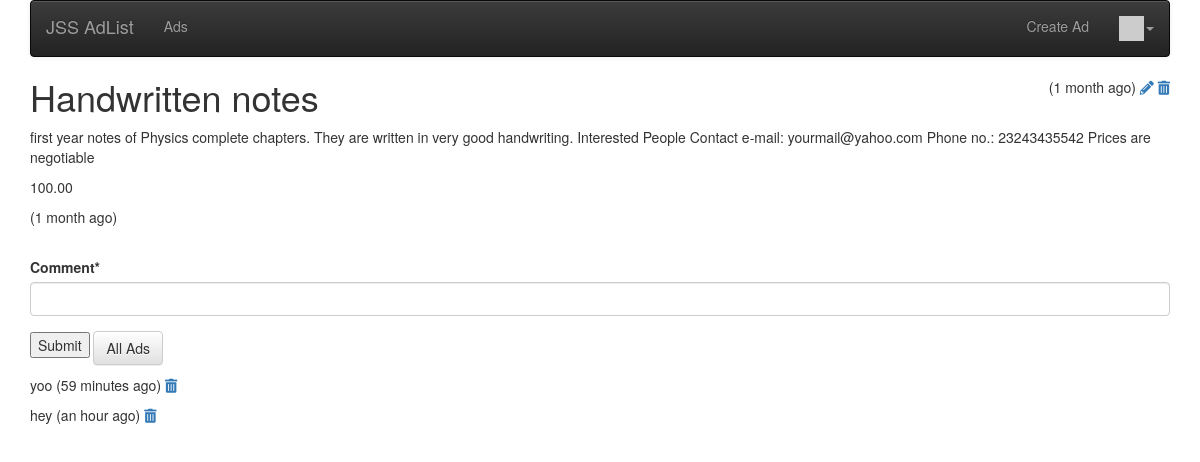
The app's page /ad/3 (signed in) with its own data.
### ads/models.py (models this page shows, shortened)
class Ad(models.Model) :
    title = models.CharField(
            max_length=200,
            validators=[MinLengthValidator(2, "Title must be greater than 2 characters")]
    )
    price = models.DecimalField(max_digits=7, decimal_places=2, null=True)
    text = models.TextField()
    owner = models.ForeignKey(settings.AUTH_USER_MODEL, on_delete=models.CASCADE)
    created_at = models.DateTimeField(auto_now_add=True)
    updated_at = models.DateTimeField(auto_now=True)
    picture = models.BinaryField(null=True, editable=True)
    content_type = models.CharField(max_length=256, null=True, help_text='The MIMEType of the file')
    comments = models.ManyToManyField(settings.AUTH_USER_MODEL,
        through='Comment', related_name='comments_owned')
    favorites = models.ManyToManyField(settings.AUTH_USER_MODEL,
        through='Fav', related_name='favorite_ads')

class Comment(models.Model) :
    text = models.TextField(
        validators=[MinLengthValidator(3, "Comment must be greater than 3 characters")]
    )
    ad = models.ForeignKey(Ad, on_delete=models.CASCADE)
    owner = models.ForeignKey(settings.AUTH_USER_MODEL, on_delete=models.CASCADE)
    created_at = models.DateTimeField(auto_now_add=True)
    updated_at = models.DateTimeField(auto_now=True)

### ads/views.py (the view)
# urls.py: path('ad/<int:pk>', views.AdDetailView.as_view(), name='ad_detail'),
class AdDetailView(OwnerDetailView):
    model = Ad
    template_name = "ads/ad_detail.html"
    def get(self, request, pk) :
        x = Ad.objects.get(id=pk)
        comments = Comment.objects.filter(ad=x).order_by('-updated_at')
        comment_form = CommentForm()
        context = { 'ad' : x, 'comments': comments, 'comment_form': comment_form }
        return render(request, self.template_name, context)

### ads/forms.py
class CommentForm(forms.Form):
    comment = forms.CharField(required=True, max_length=500, min_length=3, strip=True)

### home/context_processors.py (called while the page is built)
def settings(request):
    return {
        'settings': django_settings,
    }

### home/templatetags/app_tags.py (called while the page is built)
@register.filter(name='gravatar')
def gravatar(user, size=35):
    email = str(user.email.strip().lower()).encode('utf-8')
    email_hash = md5(email).hexdigest()
    url = "//www.gravatar.com/avatar/{0}?s={1}&d=identicon&r=PG"
    return url.format(email_hash, size)

### ads/templates/ads/ad_detail.html (shortened to what this page needs)
{% extends "base_menu.html" %}
{% load humanize %}
{% block content %}
<span style="float: right;">
({{ ad.updated_at|naturaltime }})
{% if ad.owner == user %}
<a href="{% url 'ads:ad_update' ad.id %}"><i class="fa fa-pencil"></i></a>
<a href="{% url 'ads:ad_delete' ad.id %}"><i class="fa fa-trash"></i></a>
{% endif %}
</span>
<h1>{{ ad.title }}</h1>
<p>
{{ ad.text }}
</p>
<p>
{{ ad.price }}
</p>
({{ ad.updated_at|naturaltime }})
<p>
{% if user.is_authenticated %}
<br clear="all"/>
<p>
{% load crispy_forms_tags %}
<form method="post" action="{% url 'ads:ad_comment_create' ad.id %}">
    {{ comment_form|crispy }}
<input type="submit" value="Submit" >
<input type="submit" value="All Ads" class="btn btn-default " onclick="window.location.href='{% url 'ads:all' %}';return false;">
</form>
</p>
{% endif %}
{% for comment in comments %}
<p> {{ comment.text }}
({{ comment.updated_at|naturaltime }})
{% if user == comment.owner %}
<a href="{% url 'ads:ad_comment_delete' comment.id %}"><i class="fa fa-trash"></i></a>
{% endif %}
</p>
{% endfor %}
{% endblock %}

### records on screen
Ad: updated_at "1 month ago", title "Handwritten notes", text "first year notes of Physics complete chapters. They are written in very good handwriting. Interested People Contact e-mail: yourmail@yahoo.com Phone no.: 23243435542 Prices are negotiable", price "100.00"
Comment: text "yoo", updated_at "59 minutes ago"
Comment: text "hey", updated_at "an hour ago"

### other values on screen
{{ settings.APP_NAME }} "JSS AdList"
